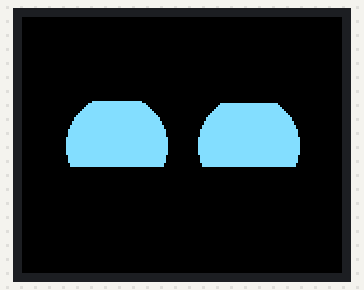
Simulated run of this sketch. Board: Arduino Uno, built with avr-gcc and run on an emulated ATmega328P. Parts: 160×128 colour display. Random numbers use the default seed unless the sketch sets one.

Above: at 0.3 s.

Measured:
- what the display in image 0 shows lasts 1.0 s, from 0.2 s to 1.2 s

The sketch:

test_display.ino
```cpp
// IMPORTANT: LCDWIKI_SPI LIBRARY MUST BE SPECIFICALLY
// CONFIGURED FOR EITHER THE TFT SHIELD OR THE BREAKOUT BOARD.

//This program is a demo of how to display picture and
//how to use rotate function to display string.

//Set the pins to the correct ones for your development shield or breakout board.
//when using the BREAKOUT BOARD only and using these software spi lines to the LCD,
//there is no MISO pin and You can use any free pin to define the pins,for example
//pin usage as follow:
//             CS  CD  RST  MOSI  MISO  CLK  LED
//Arduino Uno  A5  A3  A4   A2    NONE  A1   A3
//Arduino Mega A5  A3  A4   A2    NONE  A1   A3

//when using the BREAKOUT BOARD only and using these hardware spi lines to the LCD,
//there is no MISO pin
//the MOSI pin and CLK pin is defined by the system and can't be modified.
//other pins can be defined by youself,for example
//pin usage as follow:
//             CS  CD  RST  MOSI  MISO  CLK  LED
//Arduino Uno  10  9   8    11    NONE  13   A3
//Arduino Mega 10  9   8    51    NONE  52   A3

//Remember to set the pins to suit your display module!

#include <LCDWIKI_GUI.h> //Core graphics library
#include <LCDWIKI_SPI.h> //Hardware-specific library

//the definiens of software spi mode as follow:
//if the IC model is known or the modules is unreadable,you can use this constructed function
LCDWIKI_SPI mylcd(ST7735S,A5,A3,-1,A2,A4,A1,A3);//software spi,model,cs,cd,miso,mosi,reset,clk,led
//LCDWIKI_SPI mylcd(SSD1283A,A5,A3,-1,A2,A4,A1,A3);//software spi,model,cs,cd,miso,mosi,reset,clk,led

//if the IC model is not known and the modules is readable,you can use this constructed function
//LCDWIKI_SPI mylcd(160,128,A5,A3,-1,A2,A4,A1,A3);//software spi,model,cs,cd,miso,mosi,reset,clk
//LCDWIKI_SPI mylcd(130,130,A5,A3,-1,A2,A4,A1,A3);//software spi,model,cs,cd,miso,mosi,reset,clk

//the definiens of hardware spi mode as follow:
//if the IC model is known or the modules is unreadable,you can use this constructed function
//LCDWIKI_SPI mylcd(ST7735S,10,9,8,A3); //hardware spi,cs,cd,reset
//LCDWIKI_SPI mylcd(SSD1283A,10,9,8,A3); //hardware spi,cs,cd,reset

//if the IC model is not known and the modules is readable,you can use this constructed function
//LCDWIKI_SPI mylcd(160,128,10,9,8,A3); //hardware spi,cs,cd,reset
//LCDWIKI_SPI mylcd(130,130,10,9,8,A3); //hardware spi,cs,cd,reset

#define BLACK   0x0000
#define BLUE    0x001F
#define RED     0xF800
#define GREEN   0x07E0
#define CYAN    0x07FF
#define MAGENTA 0xF81F
#define YELLOW  0xFFE0
#define WHITE   0xFFFF
#define ROYAL_BLUE   0x3386FF

void sleep(void)
{
   mylcd.Set_Draw_color(BLACK);

   mylcd.Draw_Fast_HLine(109, 89, 9);
   mylcd.Draw_Fast_HLine(109, 39, 9);
   mylcd.Draw_Fast_HLine(43, 89, 9);
   mylcd.Draw_Fast_HLine(43, 39, 9);
   mylcd.Draw_Fast_HLine(105, 88, 17);
   mylcd.Draw_Fast_HLine(105, 40, 17);
   mylcd.Draw_Fast_HLine(39, 88, 17);
   mylcd.Draw_Fast_HLine(39, 40, 17);
   mylcd.Draw_Fast_HLine(103, 87, 21);
   mylcd.Draw_Fast_HLine(103, 41, 21);
   mylcd.Draw_Fast_HLine(37, 87, 21);
   mylcd.Draw_Fast_HLine(37, 41, 21);
   mylcd.Draw_Fast_HLine(101, 86, 25);
   mylcd.Draw_Fast_HLine(101, 42, 25);
   mylcd.Draw_Fast_HLine(35, 86, 25);
   mylcd.Draw_Fast_HLine(35, 42, 25);
   mylcd.Draw_Fast_HLine(99, 85, 29);
   mylcd.Draw_Fast_HLine(99, 43, 29);
   mylcd.Draw_Fast_HLine(33, 85, 29);
   mylcd.Draw_Fast_HLine(33, 43, 29);
   mylcd.Draw_Fast_HLine(98, 84, 31);
   mylcd.Draw_Fast_HLine(98, 44, 31);
   mylcd.Draw_Fast_HLine(32, 84, 31);
   mylcd.Draw_Fast_HLine(32, 44, 31);
   mylcd.Draw_Fast_HLine(97, 83, 33);
   mylcd.Draw_Fast_HLine(97, 45, 33);
   mylcd.Draw_Fast_HLine(31, 83, 33);
   mylcd.Draw_Fast_HLine(31, 45, 33);
   mylcd.Draw_Fast_HLine(96, 82, 35);
   mylcd.Draw_Fast_HLine(96, 46, 35);
   mylcd.Draw_Fast_HLine(30, 82, 35);
   mylcd.Draw_Fast_HLine(30, 46, 35);
   mylcd.Draw_Fast_HLine(95, 81, 37);
   mylcd.Draw_Fast_HLine(95, 47, 37);
   mylcd.Draw_Fast_HLine(29, 81, 37);
   mylcd.Draw_Fast_HLine(29, 47, 37);
   mylcd.Draw_Fast_HLine(94, 80, 39);
   mylcd.Draw_Fast_HLine(94, 48, 39);
   mylcd.Draw_Fast_HLine(28, 80, 39);
   mylcd.Draw_Fast_HLine(28, 48, 39);
   mylcd.Draw_Fast_HLine(93, 79, 41);
   mylcd.Draw_Fast_HLine(93, 49, 41);
   mylcd.Draw_Fast_HLine(27, 79, 41);
   mylcd.Draw_Fast_HLine(27, 49, 41);
   mylcd.Draw_Fast_HLine(92, 78, 43);
   mylcd.Draw_Fast_HLine(92, 50, 43);
   mylcd.Draw_Fast_HLine(26, 78, 43);
   mylcd.Draw_Fast_HLine(26, 50, 43);
   mylcd.Draw_Fast_HLine(92, 77, 43);
   mylcd.Draw_Fast_HLine(92, 51, 43);
   mylcd.Draw_Fast_HLine(26, 77, 43);
   mylcd.Draw_Fast_HLine(26, 51, 43);
   mylcd.Draw_Fast_HLine(91, 76, 45);
   mylcd.Draw_Fast_HLine(91, 52, 45);
   mylcd.Draw_Fast_HLine(25, 76, 45);
   mylcd.Draw_Fast_HLine(25, 52, 45);
   mylcd.Draw_Fast_HLine(91, 75, 45);
   mylcd.Draw_Fast_HLine(91, 53, 45);
   mylcd.Draw_Fast_HLine(25, 75, 45);
   mylcd.Draw_Fast_HLine(25, 53, 45);
   mylcd.Draw_Fast_HLine(90, 74, 47);
   mylcd.Draw_Fast_HLine(90, 54, 47);
   mylcd.Draw_Fast_HLine(24, 74, 47);
   mylcd.Draw_Fast_HLine(24, 54, 47);
   mylcd.Draw_Fast_HLine(90, 73, 47);
   mylcd.Draw_Fast_HLine(90, 55, 47);
   mylcd.Draw_Fast_HLine(24, 73, 47);
   mylcd.Draw_Fast_HLine(24, 55, 47);
   mylcd.Draw_Fast_HLine(89, 72, 49);
   mylcd.Draw_Fast_HLine(89, 56, 49);
   mylcd.Draw_Fast_HLine(23, 72, 49);
   mylcd.Draw_Fast_HLine(23, 56, 49);
   mylcd.Draw_Fast_HLine(89, 71, 49);
   mylcd.Draw_Fast_HLine(89, 57, 49);
   mylcd.Draw_Fast_HLine(23, 71, 49);
   mylcd.Draw_Fast_HLine(23, 57, 49);
   mylcd.Draw_Fast_HLine(89, 70, 49);
   mylcd.Draw_Fast_HLine(89, 58, 49);
   mylcd.Draw_Fast_HLine(23, 70, 49);
   mylcd.Draw_Fast_HLine(23, 58, 49);
   mylcd.Draw_Fast_HLine(89, 69, 49);
   mylcd.Draw_Fast_HLine(89, 59, 49);
   mylcd.Draw_Fast_HLine(23, 69, 49);
   mylcd.Draw_Fast_HLine(23, 59, 49);
   mylcd.Draw_Fast_HLine(88, 68, 51);
   mylcd.Draw_Fast_HLine(88, 60, 51);
   mylcd.Draw_Fast_HLine(22, 68, 51);
   mylcd.Draw_Fast_HLine(22, 60, 51);

}

void blink(void)
{
   mylcd.Set_Draw_color(BLACK);

   mylcd.Draw_Fast_HLine(109, 89, 9);
   mylcd.Draw_Fast_HLine(109, 39, 9);
   mylcd.Draw_Fast_HLine(43, 89, 9);
   mylcd.Draw_Fast_HLine(43, 39, 9);
   mylcd.Draw_Fast_HLine(105, 88, 17);
   mylcd.Draw_Fast_HLine(105, 40, 17);
   mylcd.Draw_Fast_HLine(39, 88, 17);
   mylcd.Draw_Fast_HLine(39, 40, 17);
   mylcd.Draw_Fast_HLine(103, 87, 21);
   mylcd.Draw_Fast_HLine(103, 41, 21);
   mylcd.Draw_Fast_HLine(37, 87, 21);
   mylcd.Draw_Fast_HLine(37, 41, 21);
   mylcd.Draw_Fast_HLine(101, 86, 25);
   mylcd.Draw_Fast_HLine(101, 42, 25);
   mylcd.Draw_Fast_HLine(35, 86, 25);
   mylcd.Draw_Fast_HLine(35, 42, 25);
   mylcd.Draw_Fast_HLine(99, 85, 29);
   mylcd.Draw_Fast_HLine(99, 43, 29);
   mylcd.Draw_Fast_HLine(33, 85, 29);
   mylcd.Draw_Fast_HLine(33, 43, 29);
   mylcd.Draw_Fast_HLine(98, 84, 31);
   mylcd.Draw_Fast_HLine(98, 44, 31);
   mylcd.Draw_Fast_HLine(32, 84, 31);
   mylcd.Draw_Fast_HLine(32, 44, 31);
   mylcd.Draw_Fast_HLine(97, 83, 33);
   mylcd.Draw_Fast_HLine(97, 45, 33);
   mylcd.Draw_Fast_HLine(31, 83, 33);
   mylcd.Draw_Fast_HLine(31, 45, 33);
   mylcd.Draw_Fast_HLine(96, 82, 35);
   mylcd.Draw_Fast_HLine(96, 46, 35);
   mylcd.Draw_Fast_HLine(30, 82, 35);
   mylcd.Draw_Fast_HLine(30, 46, 35);
   mylcd.Draw_Fast_HLine(95, 81, 37);
   mylcd.Draw_Fast_HLine(95, 47, 37);
   mylcd.Draw_Fast_HLine(29, 81, 37);
   mylcd.Draw_Fast_HLine(29, 47, 37);
   mylcd.Draw_Fast_HLine(94, 80, 39);
   mylcd.Draw_Fast_HLine(94, 48, 39);
   mylcd.Draw_Fast_HLine(28, 80, 39);
   mylcd.Draw_Fast_HLine(28, 48, 39);
   mylcd.Draw_Fast_HLine(93, 79, 41);
   mylcd.Draw_Fast_HLine(93, 49, 41);
   mylcd.Draw_Fast_HLine(27, 79, 41);
   mylcd.Draw_Fast_HLine(27, 49, 41);
   mylcd.Draw_Fast_HLine(92, 78, 43);
   mylcd.Draw_Fast_HLine(92, 50, 43);
   mylcd.Draw_Fast_HLine(26, 78, 43);
   mylcd.Draw_Fast_HLine(26, 50, 43);
   mylcd.Draw_Fast_HLine(92, 77, 43);
   mylcd.Draw_Fast_HLine(92, 51, 43);
   mylcd.Draw_Fast_HLine(26, 77, 43);
   mylcd.Draw_Fast_HLine(26, 51, 43);
   mylcd.Draw_Fast_HLine(91, 76, 45);
   mylcd.Draw_Fast_HLine(91, 52, 45);
   mylcd.Draw_Fast_HLine(25, 76, 45);
   mylcd.Draw_Fast_HLine(25, 52, 45);
   mylcd.Draw_Fast_HLine(91, 75, 45);
   mylcd.Draw_Fast_HLine(91, 53, 45);
   mylcd.Draw_Fast_HLine(25, 75, 45);
   mylcd.Draw_Fast_HLine(25, 53, 45);
   mylcd.Draw_Fast_HLine(90, 74, 47);
   mylcd.Draw_Fast_HLine(90, 54, 47);
   mylcd.Draw_Fast_HLine(24, 74, 47);
   mylcd.Draw_Fast_HLine(24, 54, 47);
   mylcd.Draw_Fast_HLine(90, 73, 47);
   mylcd.Draw_Fast_HLine(90, 55, 47);
   mylcd.Draw_Fast_HLine(24, 73, 47);
   mylcd.Draw_Fast_HLine(24, 55, 47);
   mylcd.Draw_Fast_HLine(89, 72, 49);
   mylcd.Draw_Fast_HLine(89, 56, 49);
   mylcd.Draw_Fast_HLine(23, 72, 49);
   mylcd.Draw_Fast_HLine(23, 56, 49);
   mylcd.Draw_Fast_HLine(89, 71, 49);
   mylcd.Draw_Fast_HLine(89, 57, 49);
   mylcd.Draw_Fast_HLine(23, 71, 49);
   mylcd.Draw_Fast_HLine(23, 57, 49);
   mylcd.Draw_Fast_HLine(89, 70, 49);
   mylcd.Draw_Fast_HLine(89, 58, 49);
   mylcd.Draw_Fast_HLine(23, 70, 49);
   mylcd.Draw_Fast_HLine(23, 58, 49);
   mylcd.Draw_Fast_HLine(89, 69, 49);
   mylcd.Draw_Fast_HLine(89, 59, 49);
   mylcd.Draw_Fast_HLine(23, 69, 49);
   mylcd.Draw_Fast_HLine(23, 59, 49);
   mylcd.Draw_Fast_HLine(88, 68, 51);
   mylcd.Draw_Fast_HLine(88, 60, 51);
   mylcd.Draw_Fast_HLine(22, 68, 51);
   mylcd.Draw_Fast_HLine(22, 60, 51);

   delay(200);

   mylcd.Set_Draw_color(ROYAL_BLUE);

   mylcd.Draw_Fast_HLine(88, 68, 51);
   mylcd.Draw_Fast_HLine(88, 60, 51);
   mylcd.Draw_Fast_HLine(22, 68, 51);
   mylcd.Draw_Fast_HLine(22, 60, 51);
   mylcd.Draw_Fast_HLine(89, 69, 49);
   mylcd.Draw_Fast_HLine(89, 59, 49);
   mylcd.Draw_Fast_HLine(23, 69, 49);
   mylcd.Draw_Fast_HLine(23, 59, 49);
   mylcd.Draw_Fast_HLine(89, 70, 49);
   mylcd.Draw_Fast_HLine(89, 58, 49);
   mylcd.Draw_Fast_HLine(23, 70, 49);
   mylcd.Draw_Fast_HLine(23, 58, 49);
   mylcd.Draw_Fast_HLine(89, 71, 49);
   mylcd.Draw_Fast_HLine(89, 57, 49);
   mylcd.Draw_Fast_HLine(23, 71, 49);
   mylcd.Draw_Fast_HLine(23, 57, 49);
   mylcd.Draw_Fast_HLine(89, 72, 49);
   mylcd.Draw_Fast_HLine(89, 56, 49);
   mylcd.Draw_Fast_HLine(23, 72, 49);
   mylcd.Draw_Fast_HLine(23, 56, 49);
   mylcd.Draw_Fast_HLine(90, 73, 47);
   mylcd.Draw_Fast_HLine(90, 55, 47);
   mylcd.Draw_Fast_HLine(24, 73, 47);
   mylcd.Draw_Fast_HLine(24, 55, 47);
   mylcd.Draw_Fast_HLine(90, 74, 47);
   mylcd.Draw_Fast_HLine(90, 54, 47);
   mylcd.Draw_Fast_HLine(24, 74, 47);
   mylcd.Draw_Fast_HLine(24, 54, 47);
   mylcd.Draw_Fast_HLine(91, 75, 45);
   mylcd.Draw_Fast_HLine(91, 53, 45);
   mylcd.Draw_Fast_HLine(25, 75, 45);
   mylcd.Draw_Fast_HLine(25, 53, 45);
   mylcd.Draw_Fast_HLine(91, 76, 45);
   mylcd.Draw_Fast_HLine(91, 52, 45);
   mylcd.Draw_Fast_HLine(25, 76, 45);
   mylcd.Draw_Fast_HLine(25, 52, 45);
   mylcd.Draw_Fast_HLine(92, 77, 43);
   mylcd.Draw_Fast_HLine(92, 51, 43);
   mylcd.Draw_Fast_HLine(26, 77, 43);
   mylcd.Draw_Fast_HLine(26, 51, 43);
   mylcd.Draw_Fast_HLine(92, 78, 43);
   mylcd.Draw_Fast_HLine(92, 50, 43);
   mylcd.Draw_Fast_HLine(26, 78, 43);
   mylcd.Draw_Fast_HLine(26, 50, 43);
   mylcd.Draw_Fast_HLine(93, 79, 41);
   mylcd.Draw_Fast_HLine(93, 49, 41);
   mylcd.Draw_Fast_HLine(27, 79, 41);
   mylcd.Draw_Fast_HLine(27, 49, 41);
   mylcd.Draw_Fast_HLine(94, 80, 39);
   mylcd.Draw_Fast_HLine(94, 48, 39);
   mylcd.Draw_Fast_HLine(28, 80, 39);
   mylcd.Draw_Fast_HLine(28, 48, 39);
   mylcd.Draw_Fast_HLine(95, 81, 37);
   mylcd.Draw_Fast_HLine(95, 47, 37);
   mylcd.Draw_Fast_HLine(29, 81, 37);
   mylcd.Draw_Fast_HLine(29, 47, 37);
   mylcd.Draw_Fast_HLine(96, 82, 35);
   mylcd.Draw_Fast_HLine(96, 46, 35);
   mylcd.Draw_Fast_HLine(30, 82, 35);
   mylcd.Draw_Fast_HLine(30, 46, 35);
   mylcd.Draw_Fast_HLine(97, 83, 33);
   mylcd.Draw_Fast_HLine(97, 45, 33);
   mylcd.Draw_Fast_HLine(31, 83, 33);
   mylcd.Draw_Fast_HLine(31, 45, 33);
   mylcd.Draw_Fast_HLine(98, 84, 31);
   mylcd.Draw_Fast_HLine(98, 44, 31);
   mylcd.Draw_Fast_HLine(32, 84, 31);
   mylcd.Draw_Fast_HLine(32, 44, 31);
   mylcd.Draw_Fast_HLine(99, 85, 29);
   mylcd.Draw_Fast_HLine(99, 43, 29);
   mylcd.Draw_Fast_HLine(33, 85, 29);
   mylcd.Draw_Fast_HLine(33, 43, 29);
   mylcd.Draw_Fast_HLine(101, 86, 25);
   mylcd.Draw_Fast_HLine(101, 42, 25);
   mylcd.Draw_Fast_HLine(35, 86, 25);
   mylcd.Draw_Fast_HLine(35, 42, 25);
   mylcd.Draw_Fast_HLine(103, 87, 21);
   mylcd.Draw_Fast_HLine(103, 41, 21);
   mylcd.Draw_Fast_HLine(37, 87, 21);
   mylcd.Draw_Fast_HLine(37, 41, 21);
   mylcd.Draw_Fast_HLine(105, 88, 17);
   mylcd.Draw_Fast_HLine(105, 40, 17);
   mylcd.Draw_Fast_HLine(39, 88, 17);
   mylcd.Draw_Fast_HLine(39, 40, 17);
   mylcd.Draw_Fast_HLine(109, 89, 9);
   mylcd.Draw_Fast_HLine(109, 39, 9);
   mylcd.Draw_Fast_HLine(43, 89, 9);
   mylcd.Draw_Fast_HLine(43, 39, 9);
}

void suspicious(void)
{
   mylcd.Set_Draw_color(BLACK);

   mylcd.Draw_Fast_HLine(109, 89, 9);
   mylcd.Draw_Fast_HLine(109, 39, 9);
   mylcd.Draw_Fast_HLine(43, 89, 9);
   mylcd.Draw_Fast_HLine(43, 39, 9);
   mylcd.Draw_Fast_HLine(105, 88, 17);
   mylcd.Draw_Fast_HLine(105, 40, 17);
   mylcd.Draw_Fast_HLine(39, 88, 17);
   mylcd.Draw_Fast_HLine(39, 40, 17);
   mylcd.Draw_Fast_HLine(103, 87, 21);
   mylcd.Draw_Fast_HLine(103, 41, 21);
   mylcd.Draw_Fast_HLine(37, 87, 21);
   mylcd.Draw_Fast_HLine(37, 41, 21);
   mylcd.Draw_Fast_HLine(101, 86, 25);
   mylcd.Draw_Fast_HLine(101, 42, 25);
   mylcd.Draw_Fast_HLine(35, 86, 25);
   mylcd.Draw_Fast_HLine(35, 42, 25);
   mylcd.Draw_Fast_HLine(99, 85, 29);
   mylcd.Draw_Fast_HLine(99, 43, 29);
   mylcd.Draw_Fast_HLine(33, 85, 29);
   mylcd.Draw_Fast_HLine(33, 43, 29);
   mylcd.Draw_Fast_HLine(98, 84, 31);
   mylcd.Draw_Fast_HLine(98, 44, 31);
   mylcd.Draw_Fast_HLine(32, 84, 31);
   mylcd.Draw_Fast_HLine(32, 44, 31);
   mylcd.Draw_Fast_HLine(97, 83, 33);
   mylcd.Draw_Fast_HLine(97, 45, 33);
   mylcd.Draw_Fast_HLine(31, 83, 33);
   mylcd.Draw_Fast_HLine(31, 45, 33);
   mylcd.Draw_Fast_HLine(96, 82, 35);
   mylcd.Draw_Fast_HLine(96, 46, 35);
   mylcd.Draw_Fast_HLine(30, 82, 35);
   mylcd.Draw_Fast_HLine(30, 46, 35);
   mylcd.Draw_Fast_HLine(95, 81, 37);
   mylcd.Draw_Fast_HLine(95, 47, 37);
   mylcd.Draw_Fast_HLine(29, 81, 37);
   mylcd.Draw_Fast_HLine(29, 47, 37);
   mylcd.Draw_Fast_HLine(94, 80, 39);
   mylcd.Draw_Fast_HLine(94, 48, 39);
   mylcd.Draw_Fast_HLine(28, 80, 39);
   mylcd.Draw_Fast_HLine(28, 48, 39);
   mylcd.Draw_Fast_HLine(93, 79, 41);
   mylcd.Draw_Fast_HLine(93, 49, 41);
   mylcd.Draw_Fast_HLine(27, 79, 41);
   mylcd.Draw_Fast_HLine(27, 49, 41);
   mylcd.Draw_Fast_HLine(92, 78, 43);
   mylcd.Draw_Fast_HLine(92, 50, 43);
   mylcd.Draw_Fast_HLine(26, 78, 43);
   mylcd.Draw_Fast_HLine(26, 50, 43);
   mylcd.Draw_Fast_HLine(92, 77, 43);
   mylcd.Draw_Fast_HLine(92, 51, 43);
   mylcd.Draw_Fast_HLine(26, 77, 43);
   mylcd.Draw_Fast_HLine(26, 51, 43);
   mylcd.Draw_Fast_HLine(91, 76, 45);
   mylcd.Draw_Fast_HLine(91, 52, 45);
   mylcd.Draw_Fast_HLine(25, 76, 45);
   mylcd.Draw_Fast_HLine(25, 52, 45);
   mylcd.Draw_Fast_HLine(91, 75, 45);
   mylcd.Draw_Fast_HLine(91, 53, 45);
   mylcd.Draw_Fast_HLine(25, 75, 45);
   mylcd.Draw_Fast_HLine(25, 53, 45);
   mylcd.Draw_Fast_HLine(90, 54, 47);
   mylcd.Draw_Fast_HLine(24, 54, 47);
   mylcd.Draw_Fast_HLine(90, 55, 47);
   mylcd.Draw_Fast_HLine(24, 55, 47);
   mylcd.Draw_Fast_HLine(89, 56, 49);
   mylcd.Draw_Fast_HLine(23, 56, 49);
   mylcd.Draw_Fast_HLine(89, 57, 49);
   mylcd.Draw_Fast_HLine(23, 57, 49);
   mylcd.Draw_Fast_HLine(89, 58, 49);
   mylcd.Draw_Fast_HLine(23, 58, 49);
}

void extra_annoyed(void)
{
   mylcd.Set_Draw_color(BLACK);

   mylcd.Draw_Fast_HLine(109, 89, 9);
   mylcd.Draw_Fast_HLine(109, 39, 9);
   mylcd.Draw_Fast_HLine(43, 89, 9);
   mylcd.Draw_Fast_HLine(43, 39, 9);
   mylcd.Draw_Fast_HLine(105, 88, 17);
   mylcd.Draw_Fast_HLine(105, 40, 17);
   mylcd.Draw_Fast_HLine(39, 88, 17);
   mylcd.Draw_Fast_HLine(39, 40, 17);
   mylcd.Draw_Fast_HLine(103, 87, 21);
   mylcd.Draw_Fast_HLine(103, 41, 21);
   mylcd.Draw_Fast_HLine(37, 87, 21);
   mylcd.Draw_Fast_HLine(37, 41, 21);
   mylcd.Draw_Fast_HLine(101, 86, 25);
   mylcd.Draw_Fast_HLine(101, 42, 25);
   mylcd.Draw_Fast_HLine(35, 86, 25);
   mylcd.Draw_Fast_HLine(35, 42, 25);
   mylcd.Draw_Fast_HLine(99, 85, 29);
   mylcd.Draw_Fast_HLine(33, 85, 29);
   mylcd.Draw_Fast_HLine(98, 84, 31);
   mylcd.Draw_Fast_HLine(32, 84, 31);
   mylcd.Draw_Fast_HLine(97, 83, 33);
   mylcd.Draw_Fast_HLine(31, 83, 33);
   mylcd.Draw_Fast_HLine(96, 82, 35);
   mylcd.Draw_Fast_HLine(30, 82, 35);
   mylcd.Draw_Fast_HLine(95, 81, 37);
   mylcd.Draw_Fast_HLine(29, 81, 37);
   mylcd.Draw_Fast_HLine(94, 80, 39);
   mylcd.Draw_Fast_HLine(28, 80, 39);
   mylcd.Draw_Fast_HLine(93, 79, 41);
   mylcd.Draw_Fast_HLine(27, 79, 41);
   mylcd.Draw_Fast_HLine(92, 78, 43);
   mylcd.Draw_Fast_HLine(26, 78, 43);
   mylcd.Draw_Fast_HLine(92, 77, 43);
   mylcd.Draw_Fast_HLine(26, 77, 43);
   mylcd.Draw_Fast_HLine(91, 76, 45);
   mylcd.Draw_Fast_HLine(25, 76, 45);
   mylcd.Draw_Fast_HLine(91, 75, 45);
   mylcd.Draw_Fast_HLine(25, 75, 45);

   int n = 100;
   for (int i = 0; i < n; i++)
   {
   mylcd.Set_Draw_color(BLACK);

   mylcd.Draw_Fast_HLine(35, 42, 25);
   mylcd.Draw_Fast_HLine(33, 43, 29);
   mylcd.Draw_Fast_HLine(32, 44, 31);
   mylcd.Draw_Fast_HLine(31, 45, 33);
   mylcd.Draw_Fast_HLine(30, 46, 35);
   mylcd.Draw_Fast_HLine(29, 47, 37);
   mylcd.Draw_Fast_HLine(28, 48, 39);
   mylcd.Draw_Fast_HLine(27, 49, 41);
   mylcd.Draw_Fast_HLine(26, 50, 43);
   mylcd.Draw_Fast_HLine(26, 51, 43);
   mylcd.Draw_Fast_HLine(25, 52, 45);

   delay(30);

   mylcd.Set_Draw_color(ROYAL_BLUE);

   mylcd.Draw_Fast_HLine(25, 52, 45);
   mylcd.Draw_Fast_HLine(26, 51, 43);
   mylcd.Draw_Fast_HLine(26, 50, 43);
   mylcd.Draw_Fast_HLine(27, 49, 41);
   mylcd.Draw_Fast_HLine(28, 48, 39);
   mylcd.Draw_Fast_HLine(29, 47, 37);
   mylcd.Draw_Fast_HLine(30, 46, 35);
   mylcd.Draw_Fast_HLine(31, 45, 33);
   mylcd.Draw_Fast_HLine(32, 44, 31);
   mylcd.Draw_Fast_HLine(33, 43, 29);
   mylcd.Draw_Fast_HLine(35, 42, 25);

   long randDelay;
   randDelay = random(1, 7);

   if(randDelay == 1)
     {
      delay(500);
     }
   else if (randDelay >= 2 && randDelay <= 4)
     {
      delay(1000);
     }
   else
     {
      delay(50);
     }
   }
}

void annoyed(void)
{
  mylcd.Set_Draw_color(BLACK);

   mylcd.Draw_Fast_HLine(109, 89, 9);
   mylcd.Draw_Fast_HLine(109, 39, 9);
   mylcd.Draw_Fast_HLine(43, 89, 9);
   mylcd.Draw_Fast_HLine(43, 39, 9);
   mylcd.Draw_Fast_HLine(105, 88, 17);
   mylcd.Draw_Fast_HLine(105, 40, 17);
   mylcd.Draw_Fast_HLine(39, 88, 17);
   mylcd.Draw_Fast_HLine(39, 40, 17);
   mylcd.Draw_Fast_HLine(103, 87, 21);
   mylcd.Draw_Fast_HLine(103, 41, 21);
   mylcd.Draw_Fast_HLine(37, 87, 21);
   mylcd.Draw_Fast_HLine(37, 41, 21);
   mylcd.Draw_Fast_HLine(101, 86, 25);
   mylcd.Draw_Fast_HLine(101, 42, 25);
   mylcd.Draw_Fast_HLine(35, 86, 25);
   mylcd.Draw_Fast_HLine(35, 42, 25);
   mylcd.Draw_Fast_HLine(99, 85, 29);
   mylcd.Draw_Fast_HLine(33, 85, 29);
   mylcd.Draw_Fast_HLine(98, 84, 31);
   mylcd.Draw_Fast_HLine(32, 84, 31);
   mylcd.Draw_Fast_HLine(97, 83, 33);
   mylcd.Draw_Fast_HLine(31, 83, 33);
   mylcd.Draw_Fast_HLine(96, 82, 35);
   mylcd.Draw_Fast_HLine(30, 82, 35);
   mylcd.Draw_Fast_HLine(95, 81, 37);
   mylcd.Draw_Fast_HLine(29, 81, 37);
   mylcd.Draw_Fast_HLine(94, 80, 39);
   mylcd.Draw_Fast_HLine(28, 80, 39);
   mylcd.Draw_Fast_HLine(93, 79, 41);
   mylcd.Draw_Fast_HLine(27, 79, 41);
   mylcd.Draw_Fast_HLine(92, 78, 43);
   mylcd.Draw_Fast_HLine(26, 78, 43);
   mylcd.Draw_Fast_HLine(92, 77, 43);
   mylcd.Draw_Fast_HLine(26, 77, 43);
   mylcd.Draw_Fast_HLine(91, 76, 45);
   mylcd.Draw_Fast_HLine(25, 76, 45);
   mylcd.Draw_Fast_HLine(91, 75, 45);
   mylcd.Draw_Fast_HLine(25, 75, 45);
}

void test(void)
{
   extra_annoyed();
   delay(1000);
}

void setup()
{
  mylcd.Init_LCD();
  Serial.begin(9600);
  mylcd.Fill_Screen(BLACK);
  mylcd.Set_Rotation(1);
  int r=25,i=0,j=0;
  mylcd.Set_Draw_color(ROYAL_BLUE);
  int w = mylcd.Get_Display_Width();
  int h = mylcd.Get_Display_Height();
  mylcd.Fill_Circle(w/2 - 33, h/2, r);
  mylcd.Fill_Circle(w/2 + 33, h/2, r);
}

void loop()
{
  test();
}
```
